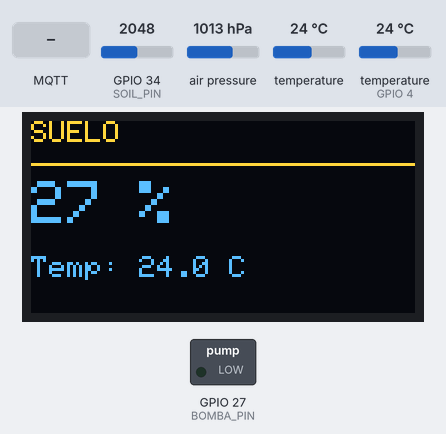
A sketch run on a simulated ESP32. Parts: 128×64 one-colour display, switched loads named in the sketch (green lamp = pin HIGH). Inputs (shaded band) come from the test bench; at power-on: GPIO 34 (SOIL_PIN) = 2048, air pressure 1013 hPa, temperature 24 °C, temperature (sensor on GPIO 4) 24 °C. The OLED is the two-colour kind (top 16 rows yellow); WiFi joins after 1.5 s; servers stay silent unless stated; the local clock reads 2024-03-15 10:24:30 at power-on unless the sketch sets it; no MQTT or app messages arrive unless stated; not simulated (calls return 0 or success): secrets.h; what the sketch prints to the serial monitor is not drawn.

Above: at 5.3 s.
5.4 s: MQTT message "REGAR" arrives on the first subscribed topic
At 6.7 s:
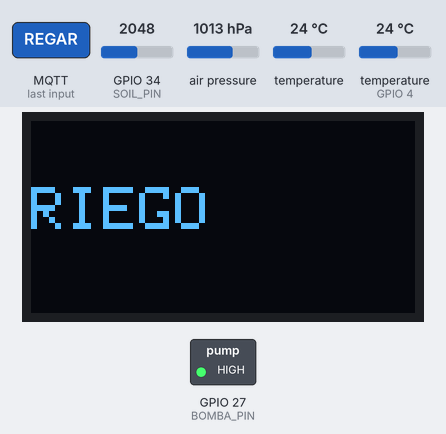
15.7 s: GPIO 34 (SOIL_PIN) set to 1981
22.2 s: GPIO 34 (SOIL_PIN) set to 1868
30.3 s: GPIO 34 (SOIL_PIN) set to 1477
At 33.9 s:
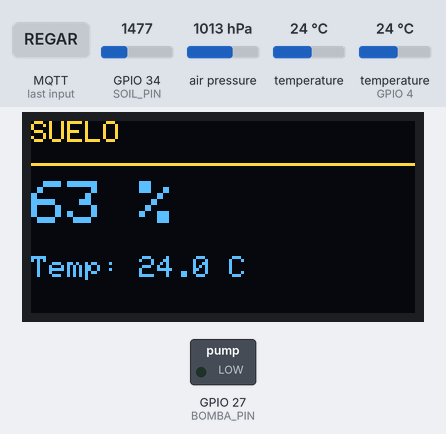
38.3 s: GPIO 34 (SOIL_PIN) set to 1376
46.3 s: GPIO 34 (SOIL_PIN) set to 1293
At 49.9 s:
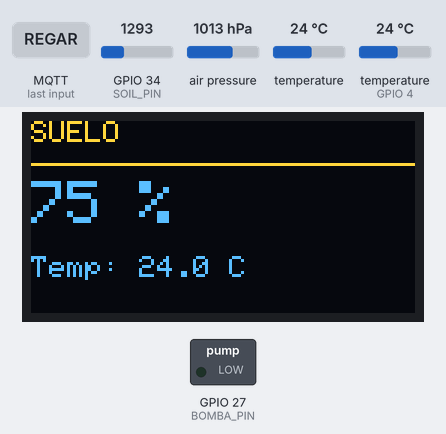
54.3 s: GPIO 34 (SOIL_PIN) set to 1228
At 77.4 s:
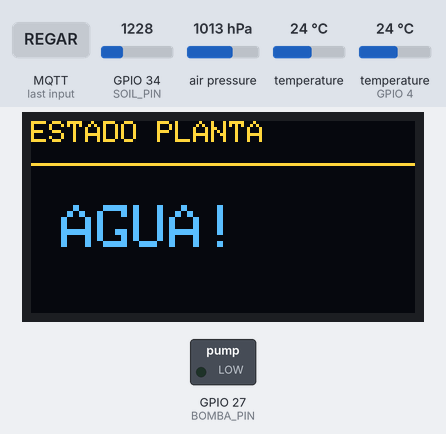
Timing chart, 0 to 78.9 s (numbered marks = the images above; inputs shaded):
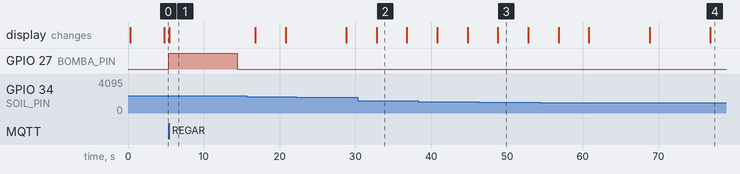

Measured:
- the behaviour switches between 1268 and 1267 on GPIO 34 (SOIL_PIN) (found by bisection; images 3 and 4)
- after the input at 5.4 s, GPIO 27 (BOMBA_PIN): LOW → HIGH at once, → LOW 9.0 s later; the display: changes at once (image 1)
- what the display in image 2 shows lasts 4.0 s, from 32.8 s to 36.8 s

The sketch:

macetero_produccion_6.ino
```cpp
#include <WiFiClientSecure.h>
#include <Arduino.h>
#include <PubSubClient.h>
#include <ArduinoJson.h>
#include <Wire.h>
#include <Adafruit_Sensor.h>
#include <Adafruit_BMP280.h>
#include <Adafruit_GFX.h>
#include <Adafruit_SSD1306.h>
#include <RTClib.h>
#include <OneWire.h>
#include <DallasTemperature.h>
#include <WiFiManager.h>
#include <time.h>
#include "secrets.h"

// ---------- PINES ----------
#define SDA_PIN 21
#define SCL_PIN 22
#define SOIL_PIN 34
#define BOMBA_PIN 27
#define DS18B20_PIN 4
// GPIO 25 y 26 reservados para un futuro caudalímetro (entrada por pulsos)

// ---------- CALIBRACIÓN SUELO ----------
// Valores por defecto de referencia (los que ya se usaban a mano) - se
// sobrescriben con los reales del dispositivo en cuanto llega el primer
// mensaje retenido de mqtt_topic_config, ver soilDryCfg/soilWetCfg.
#define SOIL_DRY_DEFAULT 2482
#define SOIL_WET_DEFAULT 905

// ---------- MQTT ----------
const char* mqtt_server = "192.168.1.140";
const int mqtt_port = 8883;   // MQTT sobre TLS

// Identificador único de este macetero. Es lo ÚNICO que hay que cambiar
// para desplegar el mismo firmware en un dispositivo nuevo.
#define DEVICE_ID "macetero01"

const char* mqtt_client_id = "esp32_" DEVICE_ID;
const char* mqtt_topic = "maceteros/" DEVICE_ID "/sensores";
const char* mqtt_topic_comando = "maceteros/" DEVICE_ID "/comando";
const char* mqtt_topic_estado = "maceteros/" DEVICE_ID "/estado";
const char* mqtt_topic_config = "maceteros/" DEVICE_ID "/config";

// ---------- RIEGO ----------
// Duración del pulso de riego. El umbral y la franja horaria no se
// gestionan aquí: la decisión de CUÁNDO regar vive en Node-RED.
#define TIEMPO_RIEGO 9000       // 9 segundos

// Tope de seguridad: la bomba nunca debe estar encendida más que esto,
// pase lo que pase con la lógica de temporización.
#define TIEMPO_RIEGO_MAX 30000  // 30 segundos

volatile bool riegoManualSolicitado = false;

// Estado del riego no bloqueante
bool riegoEnCurso = false;
unsigned long riegoInicioMs = 0;

// ---------- OLED ----------
#define SCREEN_WIDTH 128
#define SCREEN_HEIGHT 64
#define OLED_RESET -1
#define OLED_ADDR 0x3C

unsigned long lastScreenChange = 0;
int screenIndex = 0;

Adafruit_SSD1306 display(SCREEN_WIDTH, SCREEN_HEIGHT, &Wire, OLED_RESET);

// ---------- OBJETOS ----------
WiFiClientSecure espClient;
PubSubClient client(espClient);
Adafruit_BMP280 bmp;
RTC_DS1307 rtc;
OneWire oneWire(DS18B20_PIN);
DallasTemperature dsSensors(&oneWire);

bool bmpOk = false;
bool ds18b20Ok = false;
bool horaSincronizada = false;

// Umbrales de humedad de este dispositivo, recibidos por MQTT desde el
// servidor (topic mqtt_topic_config, retained) segun el tipo de planta
// configurado en la app. El ESP32 no decide nada por su cuenta: solo
// aplica estos valores para calcular el estado de su propia pantalla,
// igual que ya aplica sin cuestionar la orden "REGAR". Arrancan con los
// valores de "Personalizado" como red de seguridad hasta que llega el
// primer mensaje retenido tras conectar.
float humedadMinCfg = 36;
float humedadMaxCfg = 65;

// Calibracion del sensor de humedad de suelo (raw ADC), mismo mecanismo
// que humedadMinCfg/humedadMaxCfg - el servidor la guarda y la envia por
// mqtt_topic_config, este dispositivo solo la aplica. Recalibrar ya no
// exige reflashear: se hace desde la app (pantalla "Calibrar sensor").
int soilDryCfg = SOIL_DRY_DEFAULT;
int soilWetCfg = SOIL_WET_DEFAULT;
// Duracion de riego real, recibida por MQTT desde el servidor - TIEMPO_RIEGO
// se queda solo como valor de arranque hasta que llegue la primera config
// (coincide con el server_default de Postgres, ver backend/app/models/device.py).
unsigned long duracionRiegoCfg = TIEMPO_RIEGO;

// ---------- TIMING ----------
unsigned long lastSend = 0;
unsigned long ultimoRiego = 0;

// ---------- FUNCIONES ----------
int soilMoisturePercent(int raw) {
  raw = constrain(raw, soilWetCfg, soilDryCfg);
  return map(raw, soilDryCfg, soilWetCfg, 0, 100);
}

String soilStatus(int soilPct) {
  // Formula identica a la de Node-RED (nodo "Formatear para InfluxDB",
  // funcion calcularEstado) - si se cambia el margen aqui, cambiarlo
  // tambien alli para que la pantalla y la app no diverjan. Margen
  // simetrico proporcional al rango configurado: un cactus (rango
  // estrecho) tiene margenes de SECO/EXCESO mas ajustados que un
  // helecho (rango ancho), en vez de un numero fijo igual para todos.
  float margen = (humedadMaxCfg - humedadMinCfg) * 0.4;
  if (soilPct < humedadMinCfg - margen) return "SECO";
  if (soilPct < humedadMinCfg) return "NECESITA_RIEGO";
  if (soilPct <= humedadMaxCfg) return "OK";
  if (soilPct <= humedadMaxCfg + margen) return "HUMEDO";
  return "EXCESO_AGUA";
}

void mqttCallback(char* topic, byte* payload, unsigned int length) {
  String mensaje;
  for (unsigned int i = 0; i < length; i++) {
    mensaje += (char)payload[i];
  }

  Serial.print("Mensaje recibido en ");
  Serial.print(topic);
  Serial.print(": ");
  Serial.println(mensaje);

  String topicStr(topic);

  if (topicStr == mqtt_topic_comando) {
    if (mensaje == "REGAR") {
      riegoManualSolicitado = true;
    }
    return;
  }

  if (topicStr == mqtt_topic_config) {
    // El servidor decide los umbrales (segun el tipo de planta elegido
    // en la app); este dispositivo solo los guarda para calcular el
    // estado de su propia pantalla, no decide nada por su cuenta.
    StaticJsonDocument<224> cfgDoc;
    DeserializationError err = deserializeJson(cfgDoc, mensaje);
    if (err) {
      Serial.print("Config recibida invalida: ");
      Serial.println(err.c_str());
      return;
    }
    if (cfgDoc.containsKey("humedadMin")) humedadMinCfg = cfgDoc["humedadMin"];
    if (cfgDoc.containsKey("humedadMax")) humedadMaxCfg = cfgDoc["humedadMax"];
    if (cfgDoc.containsKey("soilDry")) soilDryCfg = cfgDoc["soilDry"];
    if (cfgDoc.containsKey("soilWet")) soilWetCfg = cfgDoc["soilWet"];
    if (cfgDoc.containsKey("duracionRiegoMs")) duracionRiegoCfg = cfgDoc["duracionRiegoMs"];
    Serial.print("Config aplicada: humedadMin=");
    Serial.print(humedadMinCfg);
    Serial.print(" humedadMax=");
    Serial.print(humedadMaxCfg);
    Serial.print(" soilDry=");
    Serial.print(soilDryCfg);
    Serial.print(" soilWet=");
    Serial.print(soilWetCfg);
    Serial.print(" duracionRiegoMs=");
    Serial.println(duracionRiegoCfg);
  }
}

void connectWiFi() {
  // Portal cautivo: si el ESP32 ya tiene credenciales guardadas en su
  // NVS (de un WiFi.begin() anterior, propio o de esta misma libreria),
  // se reconecta solo, sin mostrar nada. Si no las tiene (dispositivo
  // nuevo) o fallan, monta su propia red "EcoPlant-Setup" y sirve una
  // pagina de configuracion en el navegador de quien se conecte a ella
  // - todo el texto se escribe desde el movil, nunca en el propio
  // dispositivo. Sustituye por completo a WIFI_SSID/WIFI_PASS de
  // secrets.h, que ya no hacen falta.
  WiFiManager wm;
  wm.setConfigPortalTimeout(180);  // 3 min sin nadie configurando -> reintenta solo

  Serial.println("Conectando a WiFi (o abriendo portal EcoPlant-Setup si hace falta)...");
  bool conectado = wm.autoConnect("EcoPlant-Setup");

  if (!conectado) {
    Serial.println("No se pudo conectar ni configurar a tiempo, reiniciando...");
    ESP.restart();
  }

  Serial.println("WiFi conectado");
}

void reconnectMQTT() {
  while (!client.connected()) {
    Serial.print("Conectando MQTT (mTLS)...");

    // La identidad ya no viaja como usuario/contraseña: el broker la
    // deriva del CN del certificado de cliente (ver setup()). El payload
    // del LWT lo publica el broker automáticamente si este cliente se
    // desconecta sin avisar. Retained para que un suscriptor que llegue
    // después conozca el estado actual del dispositivo.
    bool conectado = client.connect(
      mqtt_client_id,
      mqtt_topic_estado,   // will topic
      1,                   // will QoS
      true,                // will retained
      "{\"online\":false}" // will payload
    );

    if (conectado) {
      Serial.println(" conectado");
      client.subscribe(mqtt_topic_comando);
      client.subscribe(mqtt_topic_config);
      client.publish(mqtt_topic_estado, "{\"online\":true}", true);
    } else {
      int rc = client.state();
      Serial.print(" fallo rc=");
      Serial.print(rc);
      if (rc == 5) {
        Serial.println(" (certificado de cliente no autorizado: revisar CN y ACL)");
      } else if (rc == -2) {
        Serial.println(" (fallo de red o handshake TLS: revisar IP, certificado y hora)");
      } else {
        Serial.println();
      }
      delay(2000);
    }
  }
}

void sincronizarHora() {
  // Zona horaria de España peninsular, con cambio de horario automático.
  configTzTime("CET-1CEST,M3.5.0/2,M10.5.0/3", "pool.ntp.org", "time.nist.gov");

  Serial.print("Sincronizando hora por NTP");
  struct tm timeinfo;
  int intentos = 0;
  while (!getLocalTime(&timeinfo) && intentos < 20) {
    Serial.print(".");
    delay(500);
    intentos++;
  }

  if (getLocalTime(&timeinfo)) {
    horaSincronizada = true;
    Serial.println();
    Serial.print("Hora NTP: ");
    Serial.print(asctime(&timeinfo));

    // El RTC queda como respaldo para cuando no haya red.
    rtc.adjust(DateTime(
      timeinfo.tm_year + 1900, timeinfo.tm_mon + 1, timeinfo.tm_mday,
      timeinfo.tm_hour, timeinfo.tm_min, timeinfo.tm_sec
    ));
    Serial.println("RTC actualizado desde NTP");
  } else {
    Serial.println();
    Serial.println("NTP fallo: se mantiene la hora del RTC");
    // TLS valida la fecha de los certificados: sin hora fiable el
    // handshake puede fallar con un error poco descriptivo.
    if (!rtc.isrunning()) {
      Serial.println("AVISO: RTC parado y sin NTP. TLS puede fallar por fecha invalida.");
    }
  }
}

void updateDisplay(float t, float p, int soilPct, float tempSuelo, String estado, DateTime now) {

  if (millis() - lastScreenChange > 4000) {
    lastScreenChange = millis();
    screenIndex = (screenIndex + 1) % 4;
  }

  display.clearDisplay();
  display.setTextColor(SSD1306_WHITE);

  switch (screenIndex) {

    // ---------- PANTALLA 1: AMBIENTE ----------
    case 0:
      display.setTextSize(1);
      display.setCursor(0, 0);
      display.print("AMBIENTE");
      display.drawLine(0, 14, 127, 14, SSD1306_WHITE);

      display.setTextSize(2);
      display.setCursor(0, 16);
      display.print("T:");
      display.print(t, 1);
      display.print(" C");

      display.setTextSize(1);
      display.setCursor(0, 42);
      display.print("Presion: ");
      display.print(p, 0);
      display.print(" hPa");
      break;

    // ---------- PANTALLA 2: SUELO ----------
    case 1:
      display.setTextSize(1);
      display.setCursor(0, 0);
      display.print("SUELO");
      display.drawLine(0, 14, 127, 14, SSD1306_WHITE);

      display.setTextSize(2);
      display.setCursor(0, 20);
      display.print(soilPct);
      display.print(" %");

      display.setTextSize(1);
      display.setCursor(0, 45);
      display.print("Temp: ");
      if (isnan(tempSuelo)) {
        display.print("--");
      } else {
        display.print(tempSuelo, 1);
        display.print(" C");
      }
      break;

    // ---------- PANTALLA 3: ESTADO ----------
    case 2:
      display.setTextSize(1);
      display.setCursor(0, 0);
      display.print("ESTADO PLANTA");
      display.drawLine(0, 14, 127, 14, SSD1306_WHITE);

      display.setTextSize(2);
      display.setCursor(10, 28);

      if (estado == "OK") {
        display.print("OK");
      } else if (estado == "NECESITA_RIEGO") {
        display.print("RIEGO");
      } else if (estado == "SECO") {
        display.print("SECO");
      } else if (estado == "HUMEDO") {
        display.print("HUMEDO");
      } else {
        display.print("AGUA!");
      }
      break;

    // ---------- PANTALLA 4: FECHA Y HORA ----------
    case 3:
      display.setTextSize(1);
      display.setCursor(0, 0);
      display.print("FECHA / HORA");
      display.drawLine(0, 14, 127, 14, SSD1306_WHITE);

      display.setTextSize(2);
      display.setCursor(0, 20);

      if (now.hour() < 10) display.print("0");
      display.print(now.hour());
      display.print(":");
      if (now.minute() < 10) display.print("0");
      display.print(now.minute());

      display.setTextSize(1);
      display.setCursor(0, 45);
      display.print(now.day());
      display.print("/");
      display.print(now.month());
      display.print("/");
      display.print(now.year());
      break;
  }

  display.display();
}

// ---------- SETUP ----------
void setup() {
  Serial.begin(115200);
  delay(200);

  // 1) Hardware primero: si la red falla, el dispositivo sigue siendo
  //    utilizable en local (pantalla y sensores operativos).
  pinMode(BOMBA_PIN, OUTPUT);
  digitalWrite(BOMBA_PIN, LOW);   // la bomba nunca arranca sola tras un reinicio

  Wire.begin(SDA_PIN, SCL_PIN);

  if (bmp.begin(0x76) || bmp.begin(0x77)) {
    bmpOk = true;
    Serial.println("BMP280 listo");
  } else {
    Serial.println("BMP280 no encontrado");
  }

  if (!rtc.begin()) {
    Serial.println("RTC DS1307 no encontrado");
  } else {
    Serial.println("RTC DS1307 listo");
  }

  dsSensors.begin();
  if (dsSensors.getDeviceCount() > 0) {
    ds18b20Ok = true;
    Serial.println("DS18B20 listo");
  } else {
    Serial.println("DS18B20 no encontrado");
  }

  if (!display.begin(SSD1306_SWITCHCAPVCC, OLED_ADDR)) {
    Serial.println("OLED no encontrada");
  } else {
    Serial.println("OLED inicializada");
    // display.begin() deja su logo de fabrica dibujado en pantalla, y
    // nada lo vuelve a tocar hasta el primer ciclo de medida del loop()
    // - que no llega hasta que WiFi/NTP/MQTT terminan. Sin esto, el
    // logo se queda "congelado" en pantalla todo ese rato, dando la
    // sensacion de que el dispositivo esta colgado.
    display.clearDisplay();
    display.setTextColor(SSD1306_WHITE);
    display.setTextSize(1);
    display.setCursor(0, 28);
    display.print("Conectando...");
    display.display();
  }

  // 2) Red
  connectWiFi();
  Serial.print("IP ESP32: ");
  Serial.println(WiFi.localIP());

  // 3) Hora antes que TLS: el handshake valida la vigencia del certificado.
  sincronizarHora();

  // 4) TLS mutuo y MQTT: CA_CERT valida al broker, CLIENT_CERT/CLIENT_KEY
  //    es como este dispositivo se identifica ante él (ver secrets.h).
  espClient.setCACert(CA_CERT);
  espClient.setCertificate(CLIENT_CERT);
  espClient.setPrivateKey(CLIENT_KEY);
  client.setServer(mqtt_server, mqtt_port);
  client.setCallback(mqttCallback);
  reconnectMQTT();
}

// ---------- LOOP ----------
void loop() {
  if (!client.connected()) reconnectMQTT();
  client.loop();

  // ---- Arranque del riego ----
  // Una orden nueva se ignora si ya hay un riego en curso.
  if (riegoManualSolicitado) {
    riegoManualSolicitado = false;

    if (!riegoEnCurso) {
      riegoEnCurso = true;
      riegoInicioMs = millis();
      digitalWrite(BOMBA_PIN, HIGH);

      Serial.println("RIEGO ACTIVADO");
      display.clearDisplay();
      display.setTextColor(SSD1306_WHITE);
      display.setTextSize(2);
      display.setCursor(0, 22);
      display.print("RIEGO");
      display.display();
    } else {
      Serial.println("Orden ignorada: riego ya en curso");
    }
  }

  // ---- Parada del riego ----
  // Se evalúa en cada vuelta del loop, sin bloquear. duracionRiegoCfg es
  // la duracion real configurada por el servidor (por tipo de planta, o
  // ajustada a mano); el tope de seguridad garantiza el apagado aunque
  // llegara un valor erroneo por config.
  unsigned long limiteRiego = min(duracionRiegoCfg, (unsigned long)TIEMPO_RIEGO_MAX);

  if (riegoEnCurso && (millis() - riegoInicioMs >= limiteRiego)) {
    digitalWrite(BOMBA_PIN, LOW);
    unsigned long duracionReal = millis() - riegoInicioMs;
    riegoEnCurso = false;

    ultimoRiego = rtc.now().unixtime();

    StaticJsonDocument<128> ack;
    ack["evento"] = "riego_completado";
    ack["duracion_ms"] = duracionReal;
    ack["timestamp"] = ultimoRiego;
    // Cuando se instale el caudalímetro, añadir aquí "volumen_ml"
    // con la medida real en lugar de derivarla del tiempo.

    char ackBuffer[128];
    serializeJson(ack, ackBuffer);
    client.publish(mqtt_topic_estado, ackBuffer);

    Serial.print("RIEGO COMPLETADO, confirmacion enviada: ");
    Serial.println(ackBuffer);
  }

  // ---- Ciclo de medida y publicación ----
  if (millis() - lastSend > 4000) {
    lastSend = millis();

    float t = bmpOk ? bmp.readTemperature() : NAN;
    float p = bmpOk ? bmp.readPressure() / 100.0F : NAN;

    int soilRaw = analogRead(SOIL_PIN);
    int soilPct = soilMoisturePercent(soilRaw);

    float tempSuelo = NAN;
    if (ds18b20Ok) {
      dsSensors.requestTemperatures();
      tempSuelo = dsSensors.getTempCByIndex(0);
      if (tempSuelo == DEVICE_DISCONNECTED_C) {
        tempSuelo = NAN;  // sensor mal conectado - no publicar -127 como si fuera un dato real
      }
    }

    DateTime now = rtc.now();

    // Mientras riega, la pantalla mantiene el aviso de RIEGO.
    if (!riegoEnCurso) {
      updateDisplay(t, p, soilPct, tempSuelo, soilStatus(soilPct), now);
    }

    StaticJsonDocument<350> doc;
    doc["device_id"] = DEVICE_ID;
    doc["humedad_suelo"] = soilPct;
    // Valor crudo del ADC, sin convertir - lo usa el backend para
    // capturar puntos de calibracion desde la app (ver POST
    // /devices/{id}/calibrate), no se muestra en la app normal.
    doc["humedad_suelo_raw"] = soilRaw;
    doc["estado"] = soilStatus(soilPct);
    doc["temp_aire"] = t;
    doc["presion"] = p;
    doc["temp_suelo"] = tempSuelo;
    doc["hora"] = String(now.hour()) + ":" + String(now.minute()) + ":" + String(now.second());
    doc["fecha"] = String(now.year()) + "-" + String(now.month()) + "-" + String(now.day());
    doc["timestamp"] = now.unixtime();

    char buffer[350];
    serializeJson(doc, buffer);

    client.publish(mqtt_topic, buffer);

    Serial.println("MQTT enviado:");
    Serial.println(buffer);

    // Vigilancia de memoria: con TLS el pico de consumo se produce en el
    // handshake, así que el mínimo histórico es más informativo que el actual.
    Serial.print("Heap libre: ");
    Serial.print(ESP.getFreeHeap());
    Serial.print(" | minimo historico: ");
    Serial.println(ESP.getMinFreeHeap());
  }
}
```
